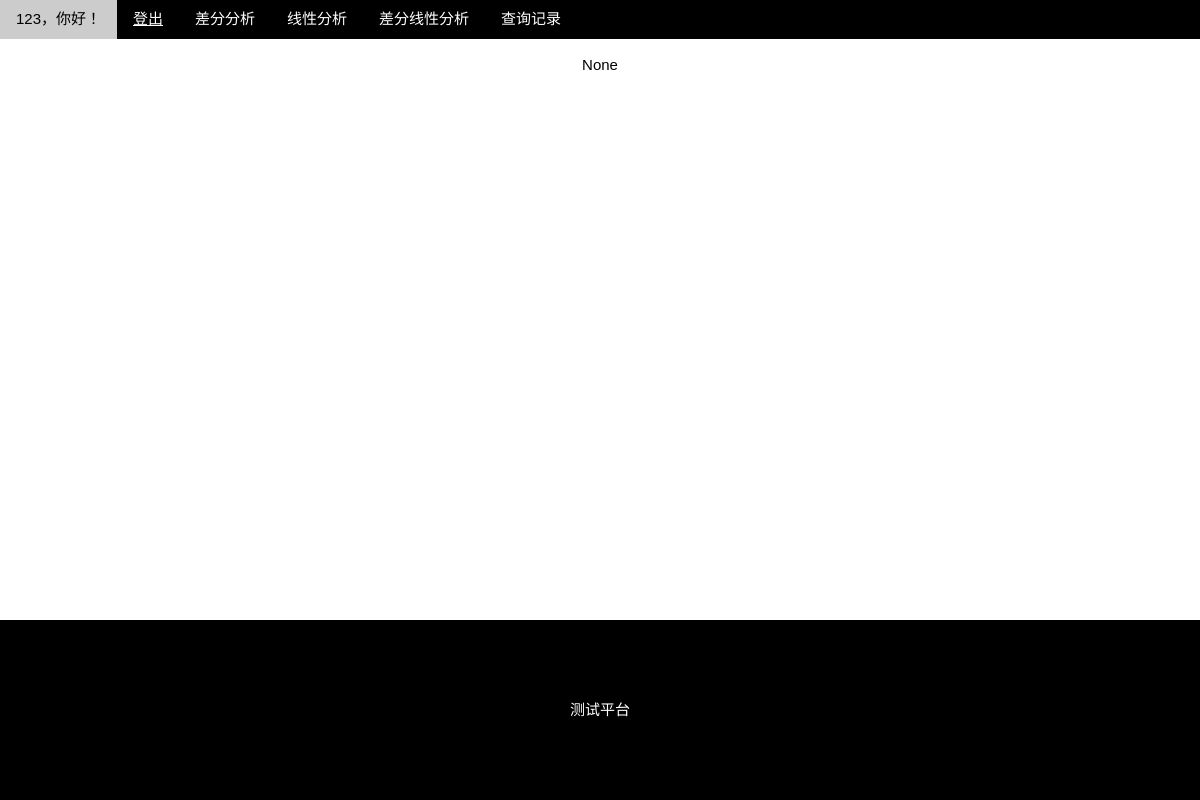
/history/1/ (signed in), run on an earlier commit of the app's database.
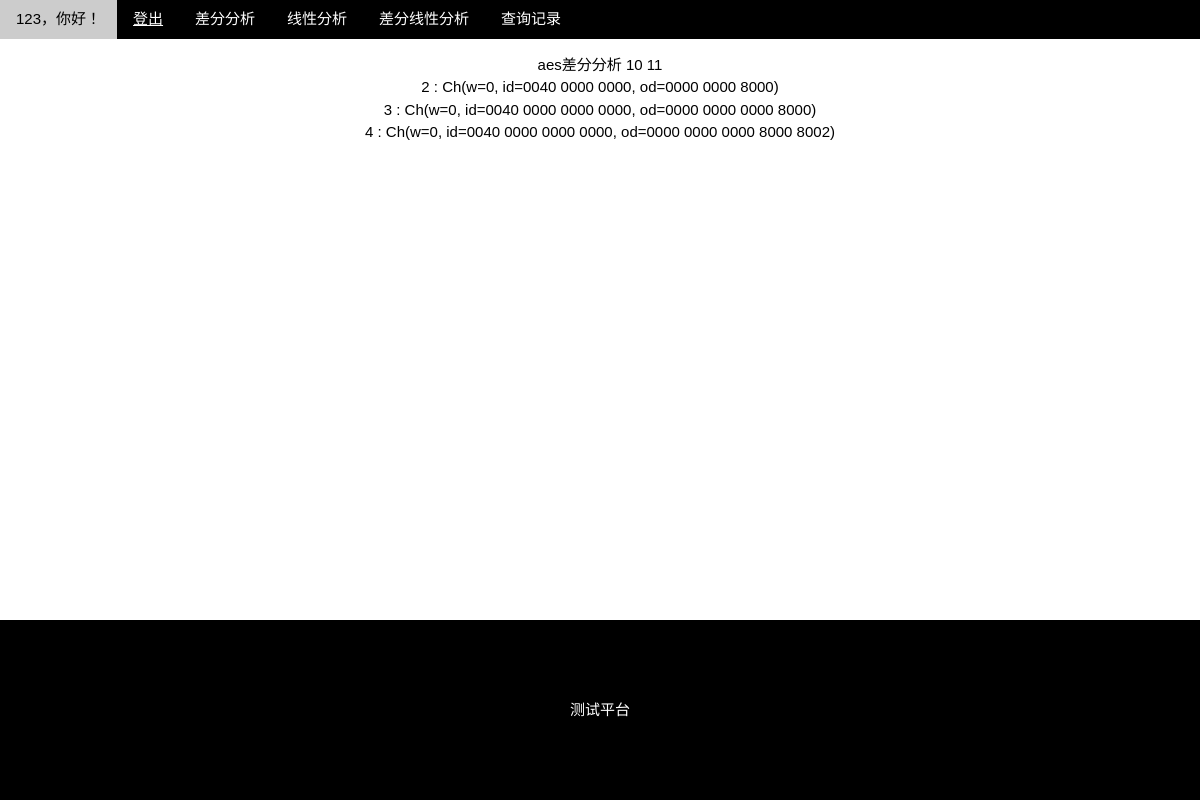
And on a later commit of the database.
### demo/models.py (models this page shows, shortened)
class User(models.Model):
    username = models.CharField(max_length=10, unique=True)
    password = models.CharField(max_length=10)
    class Meta:
        ordering = ['id']

class MyModel(models.Model):
    string1 = models.CharField(max_length=10)
    string2 = models.CharField(max_length=10)
    create_time = models.DateTimeField(default = timezone.now)
    edit_time = models.DateTimeField(auto_now = True)
    result = models.TextField(null=True)

### demo/views.py (the view)
# urls.py: path('history/<int:id>/', views.history_detail_view, name='history_detail'),
def history_detail_view(request,id):
    if request.session.get('id') == None:
        return render(request, 'login.html')
    login_name = ''
    user = models.User.objects.get(id=request.session.get('id'))
    login_name = user.username
    record = MyModel.objects.all()[id-1]
    return render(request, 'history_detail.html', {'name':login_name,'record': record.result})

### templates/history_detail.html (shortened to what this page needs)
<!DOCTYPE html>
<html><head><meta http-equiv="Content-Type" content="text/html; charset=UTF-8">
<link rel="stylesheet" href="../../static/css/w3.css">
<link rel="stylesheet" href="../../static/css/font-awesome.min.css">
</head><body>
<nav class="w3-bar w3-black">
  <div class="w3-button w3-bar-item">{{ name }}，你好！</div>
  <div class="w3-button w3-bar-item"><a href = "../../logout">登出</a></div>
  <a href="../../diff" class="w3-button w3-bar-item">差分分析</a>
  <a href="../../linear" class="w3-button w3-bar-item">线性分析</a>
  <a href="../../difflinear" class="w3-button w3-bar-item">差分线性分析</a>
  <a href="../../history" class="w3-button w3-bar-item">查询记录</a>
</nav>
<section class="w3-container w3-center w3-content" style="max-width:600px">
  <p class="w3-justify">
        {{record|linebreaks}}
    </p>
</section>
<footer class="w3-container w3-padding-64 w3-center w3-black w3-xlarge">
  <p class="w3-medium">
  测试平台
  </p>
</footer>
</body></html>

### static/css/w3.css (style rules this page uses)
*,*:before,*:after { box-sizing:inherit }
html { -ms-text-size-adjust:100%;-webkit-text-size-adjust:100% }
body { margin:0 }
article,aside,details,figcaption,figure,footer,header,main,menu,nav,section,summary { display:block }
a { background-color:transparent;-webkit-text-decoration-skip:objects }
html,body { font-family:Verdana,sans-serif;font-size:15px;line-height:1.5 }
html { overflow-x:hidden }
a { color:inherit }
.w3-btn,.w3-btn-block,.w3-button { border:none;display:inline-block;outline:0;padding:6px 16px;vertical-align:middle;overflow:hidden;text-decoration:none!important;color:#fff;background-color:#000;text-align:center;cursor:pointer;white-space:nowrap }
.w3-button { color:#000;background-color:#f1f1f1;padding:8px 16px }
.w3-btn,.w3-btn-floating,.w3-btn-floating-large,.w3-closenav,.w3-opennav,.w3-btn-block,.w3-button { -webkit-touch-callout:none;-webkit-user-select:none;-khtml-user-select:none;-moz-user-select:none;-ms-user-select:none;user-select:none }
.w3-bar { width:100%;overflow:hidden }
.w3-bar .w3-bar-item { padding:8px 16px;float:left;background-color:inherit;color:inherit;width:auto;border:none;outline:none;display:block }
.w3-bar .w3-button { background-color:inherit;color:inherit;white-space:normal }
.w3-container:after,.w3-container:before,.w3-panel:after,.w3-panel:before,.w3-row:after,.w3-row:before,.w3-row-padding:after,.w3-row-padding:before,.w3-cell-row:before,.w3-cell-row:after, .w3-topnav:after,.w3-topnav:before,.w3-clear:after,.w3-clear:before,.w3-btn-group:before,.w3-btn-group:after,.w3-btn-bar:before,.w3-btn-bar:after,.w3-bar:before,.w3-bar:after { content:"";display:table;clear:both }
.w3-content { max-width:980px;margin:auto }
.w3-medium { font-size:15px!important }
.w3-xlarge { font-size:24px!important }
.w3-justify { text-align:justify!important }
.w3-center { text-align:center!important }
.w3-padding-64 { padding-top:64px!important;padding-bottom:64px!important }
.w3-container { padding:0.01em 16px }
.w3-black,.w3-hover-black:hover { color:#fff!important;background-color:#000!important }
footer { position: absolute; bottom: 0; width: 100%; }

What changed in the data, as far as the page shows it:
now on this page (row edited): MyModel: result "aes差分分析 10 11 2 : Ch(w=0, id=0040 0000 0000, od=0000 0000 8000) 3 : Ch(w=0, id=0040 0000 0000 0000, od=0000 0000 0000 8000) 4 : Ch(w=0, id=0040 0000 0000 0000, od=0000 0000 0000 8000 8002)"
Also different on the page:
{{ record|linebreaks }}: "None" → (not shown)
